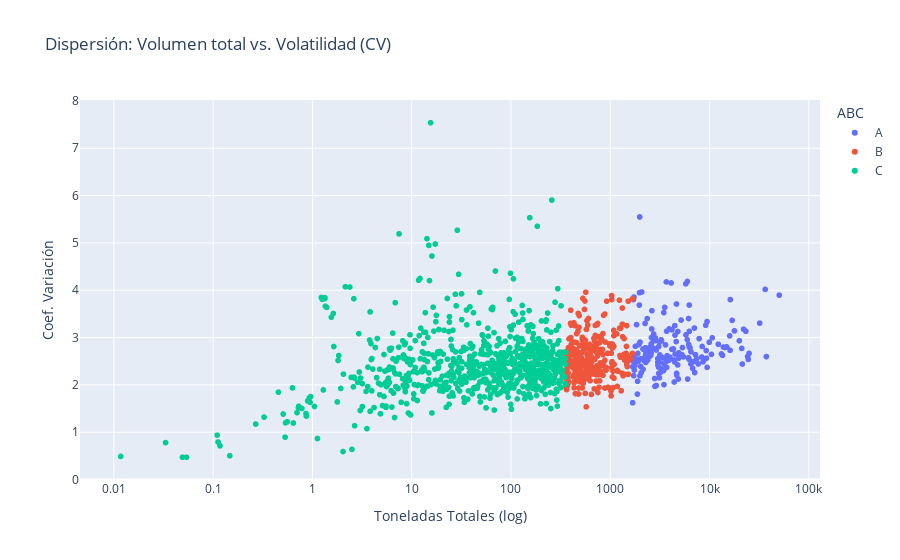

Write notebook code for a chart like this one.
### Markdown cell above
## Gráfico de dispersión: Ventas vs. Volatilidad (CV)
Visualizamos cada SKU según su volumen total de toneladas (eje X) y su Coeficiente de Variación (CV) de demanda mensual (eje Y).
Coloreamos según la clasificación ABC para observar patrones.

### Code cell
# Dataset df_all ya debe estar cargado
df_total_tn = df_all.groupby('product_id')['tn'].sum().sort_values(ascending=False)
cum_pct = df_total_tn.cumsum() / df_total_tn.sum()
abc_class = pd.cut(cum_pct, bins=[0, 0.8, 0.95, 1.0], labels=['A', 'B', 'C'])

# CV por SKU
df_cv = df_all.groupby('product_id')['tn'].apply(lambda x: x.std() / x.mean() if x.mean() != 0 else None)

# Dataset combinado
df_stats = pd.concat([df_total_tn.rename("total_tn"), df_cv.rename("cv"), abc_class.rename("ABC")], axis=1).dropna()

# Gráfico de dispersión
fig = px.scatter(df_stats, x="total_tn", y="cv", color="ABC",
                 hover_name=df_stats.index.astype(str),
                 log_x=True,
                 title="Dispersión: Volumen total vs. Volatilidad (CV)",
                 labels={"total_tn": "Toneladas Totales (log)", "cv": "Coef. Variación"})
fig.show()

### Figure 1 — Plotly figure (JSON) as saved in the notebook; plotly's stock layout.template omitted (floating-point values rounded to 4 significant figures; data arrays with more than 128 entries replaced by an {"elided": "..."} marker saying what was removed)
{"data": [{"hovertemplate": "<b>%{hovertext}</b><br><br>ABC=A<br>Toneladas Totales (log)=%{x}<br>Coef. Variación=%{y}<extra></extra>", "hovertext": {"elided": "173 str values"}, "legendgroup": "A", "marker": {"color": "#636efa", "symbol": "circle"}, "mode": "markers", "name": "A", "showlegend": true, "type": "scattergl", "x": {"elided": "173 float values"}, "xaxis": "x", "y": {"elided": "173 float values"}, "yaxis": "y"}, {"hovertemplate": "<b>%{hovertext}</b><br><br>ABC=B<br>Toneladas Totales (log)=%{x}<br>Coef. Variación=%{y}<extra></extra>", "hovertext": {"elided": "295 str values"}, "legendgroup": "B", "marker": {"color": "#EF553B", "symbol": "circle"}, "mode": "markers", "name": "B", "showlegend": true, "type": "scattergl", "x": {"elided": "295 float values"}, "xaxis": "x", "y": {"elided": "295 float values"}, "yaxis": "y"}, {"hovertemplate": "<b>%{hovertext}</b><br><br>ABC=C<br>Toneladas Totales (log)=%{x}<br>Coef. Variación=%{y}<extra></extra>", "hovertext": {"elided": "752 str values"}, "legendgroup": "C", "marker": {"color": "#00cc96", "symbol": "circle"}, "mode": "markers", "name": "C", "showlegend": true, "type": "scattergl", "x": {"elided": "752 float values"}, "xaxis": "x", "y": {"elided": "752 float values"}, "yaxis": "y"}], "layout": {"legend": {"title": {"text": "ABC"}, "tracegroupgap": 0}, "title": {"text": "Dispersión: Volumen total vs. Volatilidad (CV)"}, "xaxis": {"anchor": "y", "domain": [0, 1], "title": {"text": "Toneladas Totales (log)"}, "type": "log"}, "yaxis": {"anchor": "x", "domain": [0, 1], "title": {"text": "Coef. Variación"}}}}
